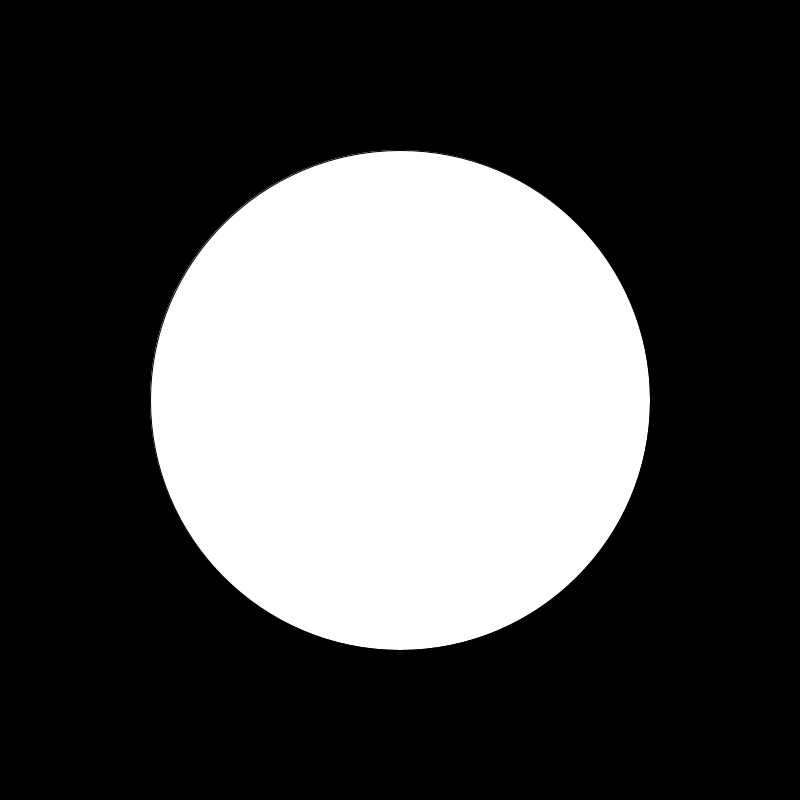
Frame 1 (no input)
Frame 60 (the mouse pressed at the canvas centre just before this capture): identical to frame 1, image omitted
Frame 120 (the mouse held since frame 60 and released just before this capture): identical to frame 1, image omitted

The Processing sketch that drew this single still picture (run headless with seeded random() and noise(); from frame 60 on, the mouse is pressed at the canvas centre):

// Processing sketch: week4_variables
// ── week4_variables.pde
void setup(){
  size(800,800);
}

void draw(){
  background(0,0,0);
  
  //x,y,width,height
  
  int xPositionEllipse = 400;
  int yPositionEllipse = 400;
  int ellipseHeight = 500;
  int ellipseWidth = 500;
  
  ellipse(xPositionEllipse,yPositionEllipse,ellipseHeight,ellipseWidth);
  
}
